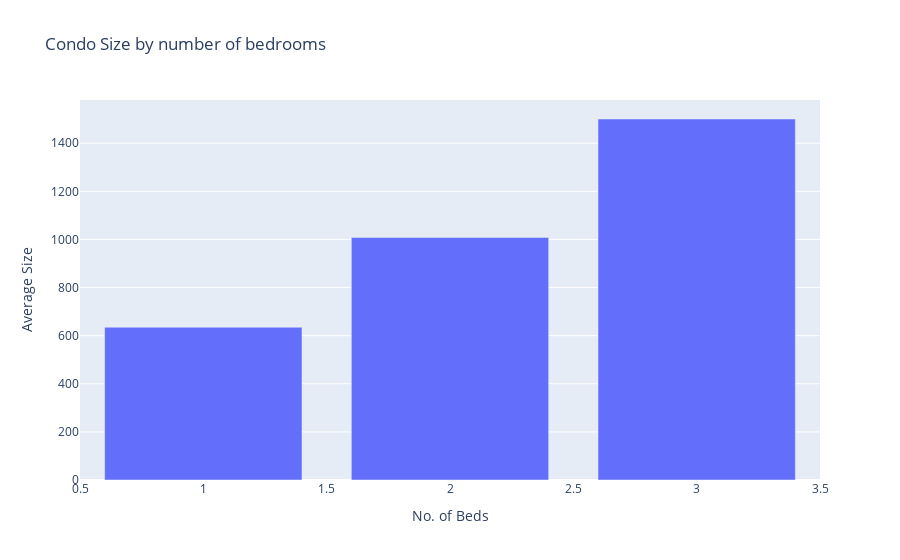

The cell this chart's notebook holds for it:
### Code cell
data = go.Bar(
    x=size_by_bed.index,
    y=size_by_bed.values,

) 

layout = go.Layout(title='Condo Size by number of bedrooms',
                  xaxis_title="No. of Beds",
                   yaxis_title="Average Size",
                  )

fig = go.Figure(data=data, layout=layout)

py.iplot(fig)

### Figure 1 — Plotly figure (JSON) as saved in the notebook; plotly's stock layout.template omitted (floating-point values rounded to 4 significant figures)
{"data": [{"type": "bar", "x": [1, 2, 3], "y": [635.0, 1008.0, 1501.0]}], "layout": {"title": {"text": "Condo Size by number of bedrooms"}, "xaxis": {"title": {"text": "No. of Beds"}}, "yaxis": {"title": {"text": "Average Size"}}}}
